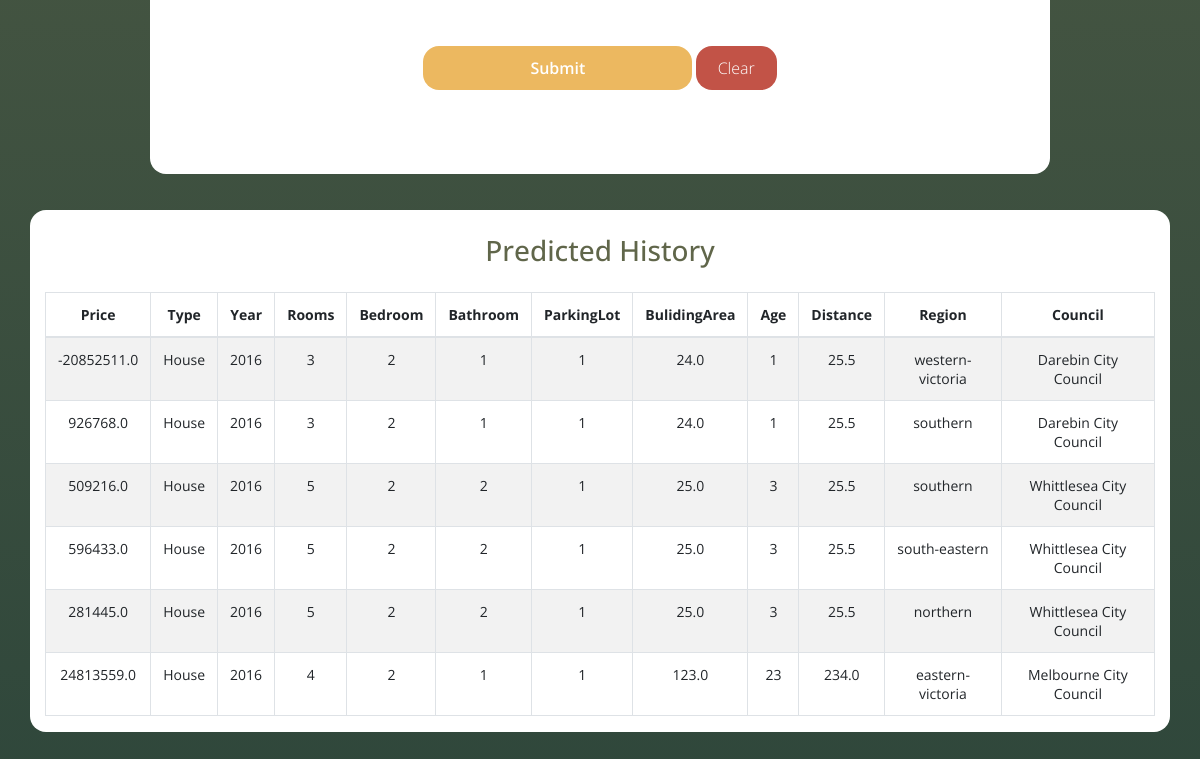
Before: / (lower part) with the older database file.
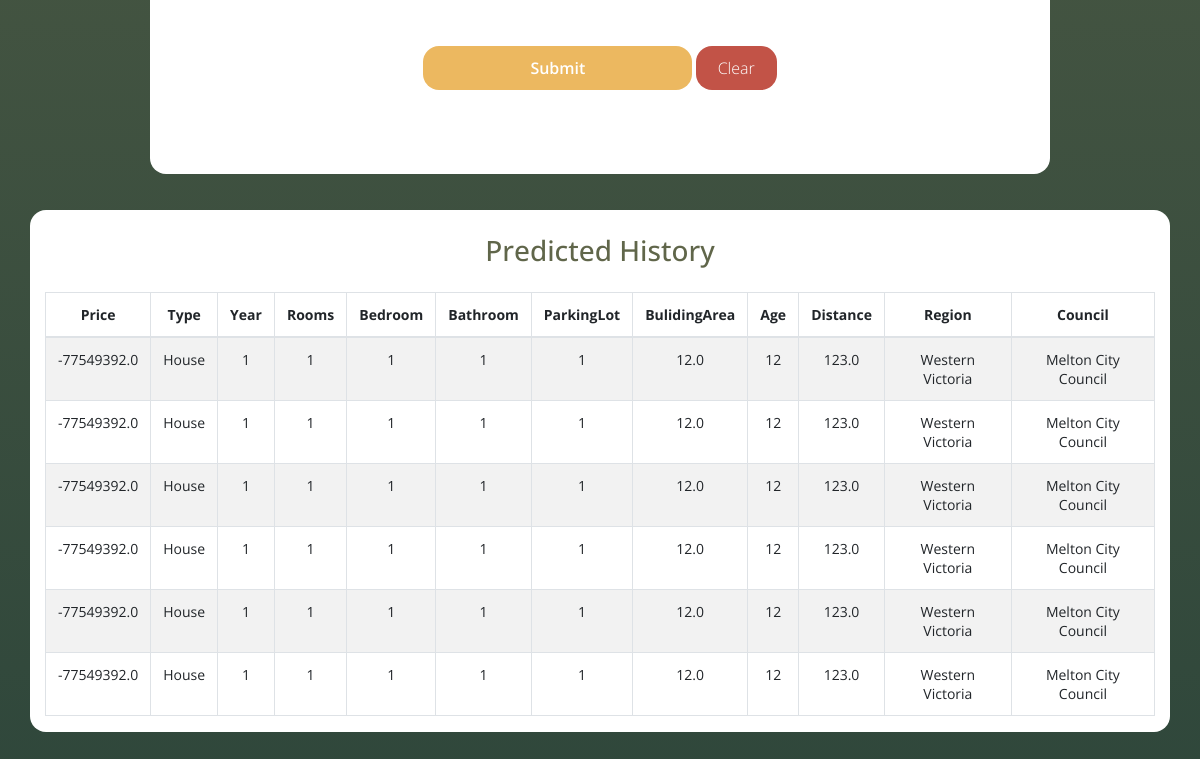
After: the same page with the newer database file.
### app/Db.py (models this page shows, shortened)
class Data(db.Model) :
    id = db.Column(db.Integer, primary_key=True)
    room = db.Column(db.Integer)
    bedroom = db.Column(db.Integer)
    bathroom = db.Column(db.Integer)
    buildarea = db.Column(db.Float)
    carspots = db.Column(db.Integer)
    type_p = db.Column(db.String(255))
    distance = db.Column(db.Float)
    region = db.Column(db.String(255))
    councilarea = db.Column(db.String(255))
    age = db.Column(db.Integer)
    date = db.Column(db.Integer)
    price_predict = db.Column(db.Float)

### app/view.py (the view)
@app.route("/", methods=["GET"])
def index() :
    query_db = Data.query.order_by(Data.id.desc()).limit(6)
    return render_template("index.html", query = query_db)

### app/templates/index.html (shortened to what this page needs)
<!DOCTYPE html>
<html lang="en">
<head>
  <link rel="stylesheet" href="https://stackpath.bootstrapcdn.com/bootstrap/4.3.1/css/bootstrap.min.css"
>
  <link rel="stylesheet" type="text/css" href="static/css/styleAI.css">
</head>
<body>
  <div class="container contact-form">
    <div class="container">
      <form class="needs-validation" action="/predict" method="POST" novalidate>
          <button type="submit" class="btn btn-primary btnContactSubmit mt-4">Submit</button>
          <button type="reset" value="Reset" class="btn btn-danger btnContact mt-4">Clear</button>
      </form>
    </div>
  </div>
  <div class="container contact-form1">
    <div class="pt-4 pb-3">
      <h3>Predicted History</h3>
    </div>
    <div class="table-responsive">
      <table class="table table-striped table-bordered table-hover">
        <thead>
          <tr>
            <th scope="col">Price</th>
            <th scope="col">Type</th>
            <th scope="col">Year</th>
            <th scope="col">Rooms</th>
            <th scope="col">Bedroom</th>
            <th scope="col">Bathroom</th>
            <th scope="col">ParkingLot</th>
            <th scope="col">BulidingArea</th>
            <th scope="col">Age</th>
            <th scope="col">Distance</th>
            <th scope="col">Region</th>
            <th scope="col">Council</th>
          </tr>
        </thead>
        <tbody>
          {%for q in query%}
          <tr>
            <td>
              {{q.price_predict}}
            </td>
            <td>
              {{q.type_p}}
            </td>
            <td>
              {{q.date}}
            </td>
            <td>
              {{q.room}}
            </td>
            <td>
              {{q.bedroom}}
            </td>
            <td>
              {{q.bathroom}}
            </td>
            <td>
              {{q.carspots}}
            </td>
            <td>
              {{q.buildarea}}
            </td>
            <td>
              {{q.age}}
            </td>
            <td>
              {{q.distance}}
            </td>
            <td>
              {{q.region}}
            </td>
            <td>
              {{q.councilarea}}
            </td>
          </tr>
          {%endfor%}
        </tbody>
      </table>
    </div>
  </div>
</body>
</html>

### app/static/css/styleAI.css (style rules this page uses)
body { background: -webkit-linear-gradient(bottom, #2f473b, #60664a); font: 14px "Open Sans", sans-serif; text-align: center; }
.contact-form { background: #fff; margin-top: 10%; margin-bottom: 3%; width: 75%; border-radius: 1rem; }
.contact-form1 { background: #fff; margin-bottom: 5%; width: 97%; border-radius: 1rem; }
.contact-form1 h3 { text-align: center; color: #60664a; }
.contact-form form { padding: 10%; }
.contact-form .btnContact { width: 12%; border: none; border-radius: 1rem; padding: 1.5%; background: #c25347; font-weight: 200; color: #fff; cursor: pointer; }
.btnContactSubmit { width: 40%; border-radius: 1rem; padding: 1.5%; color: #fff; background-color: #ecb860; font-weight: 600; border: none; cursor: pointer; }
* { margin: 0px; padding: 0px; }

Changed rows visible on the page:
no longer on this page (row unchanged): Data: price_predict "-20852511.0", type_p "House", date "2016", room "3", bedroom "2", bathroom "1", carspots "1", buildarea "24.0", age "1", distance "25.5", region "western-victoria", councilarea "Darebin City Council"
no longer on this page (row unchanged): Data: price_predict "926768.0", type_p "House", date "2016", room "3", bedroom "2", bathroom "1", carspots "1", buildarea "24.0", age "1", distance "25.5", region "southern", councilarea "Darebin City Council"
no longer on this page (row unchanged): Data: price_predict "509216.0", type_p "House", date "2016", room "5", bedroom "2", bathroom "2", carspots "1", buildarea "25.0", age "3", distance "25.5", region "southern", councilarea "Whittlesea City Council"
no longer on this page (row unchanged): Data: price_predict "596433.0", type_p "House", date "2016", room "5", bedroom "2", bathroom "2", carspots "1", buildarea "25.0", age "3", distance "25.5", region "south-eastern", councilarea "Whittlesea City Council"
no longer on this page (row unchanged): Data: price_predict "281445.0", type_p "House", date "2016", room "5", bedroom "2", bathroom "2", carspots "1", buildarea "25.0", age "3", distance "25.5", region "northern", councilarea "Whittlesea City Council"
no longer on this page (row unchanged): Data: price_predict "24813559.0", type_p "House", date "2016", room "4", bedroom "2", bathroom "1", carspots "1", buildarea "123.0", age "23", distance "234.0", region "eastern-victoria", councilarea "Melbourne City Council"
added Data: price_predict "-77549392.0", type_p "House", date "1", room "1", bedroom "1", bathroom "1", carspots "1", buildarea "12.0", age "12", distance "123.0", region "Western Victoria", councilarea "Melton City Council"
added Data: price_predict "-77549392.0", type_p "House", date "1", room "1", bedroom "1", bathroom "1", carspots "1", buildarea "12.0", age "12", distance "123.0", region "Western Victoria", councilarea "Melton City Council"
added Data: price_predict "-77549392.0", type_p "House", date "1", room "1", bedroom "1", bathroom "1", carspots "1", buildarea "12.0", age "12", distance "123.0", region "Western Victoria", councilarea "Melton City Council"
added Data: price_predict "-77549392.0", type_p "House", date "1", room "1", bedroom "1", bathroom "1", carspots "1", buildarea "12.0", age "12", distance "123.0", region "Western Victoria", councilarea "Melton City Council"
added Data: price_predict "-77549392.0", type_p "House", date "1", room "1", bedroom "1", bathroom "1", carspots "1", buildarea "12.0", age "12", distance "123.0", region "Western Victoria", councilarea "Melton City Council"
added Data: price_predict "-77549392.0", type_p "House", date "1", room "1", bedroom "1", bathroom "1", carspots "1", buildarea "12.0", age "12", distance "123.0", region "Western Victoria", councilarea "Melton City Council"
